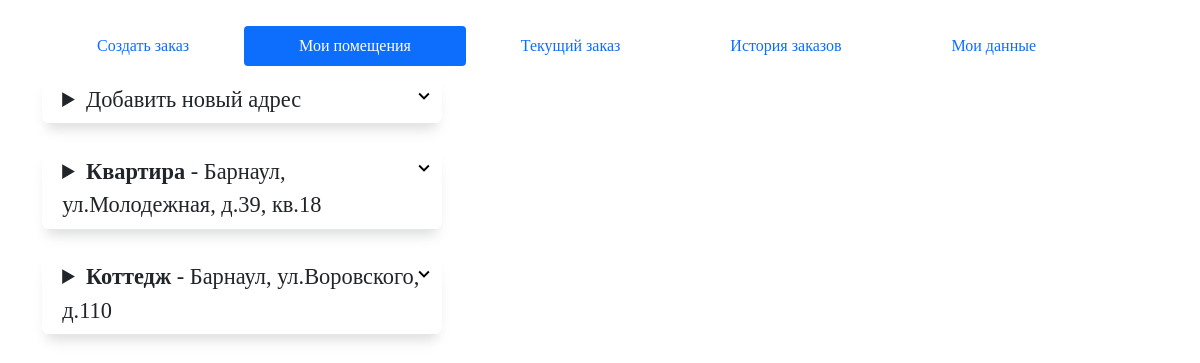
The page /edit/mail@mail.com/lk_my_premises/ (signed in) on the database its author committed.
### mainapp/models.py (models this page shows)
class Premises(models.Model):
    premises_owner = models.ForeignKey(
        CleanspotUser,
        on_delete=models.CASCADE,
        blank=False,
        null=False,
        verbose_name='Владелец помещения',
    )
    premises_city = models.ForeignKey(
        Cities,
        on_delete=models.CASCADE,
        verbose_name='Город',
    )
    premises_type = models.ForeignKey(
        PremisesType,
        on_delete=models.CASCADE,
        verbose_name='Тип помещения',
    )
    premises_street = models.CharField(
        max_length=128,
        blank=False,
        null=False,
        verbose_name='Улица',
    )
    premises_house_num = models.CharField(
        max_length=10,
        blank=False,
        null=False,
        verbose_name='Номер дома',
    )
    premises_apartment = models.CharField(
        max_length=10,
        blank=True,
        verbose_name='Квартира',
    )
    premises_intercom = models.CharField(
        max_length=5,
        blank=True,
        verbose_name='Домофон',
    )
    premises_entrance = models.CharField(
        max_length=2,
        blank=True,
        verbose_name='Подъезд',
    )
    premises_floor = models.CharField(
        max_length=3,
        blank=True,
        verbose_name='Этаж',
    )
    created_at = models.DateTimeField(
        auto_now_add=True,
        verbose_name='Дата и время создания',
    )
    updated_at = models.DateTimeField(
        auto_now=True,
        verbose_name='Дата и время изменения',
    )
    class Meta:
        verbose_name = 'Помещение'
        verbose_name_plural = 'Помещения'
    def get_address(self):
        if self.premises_apartment:
            apartment = f', кв.{self.premises_apartment}'
        else:
            apartment = ''
        if self.premises_entrance:
            entrance = f', под. {self.premises_entrance}'
        else:
            entrance = ''
        address = f'{self.premises_city}, ул.{self.premises_street}, д.{self.premises_house_num}' \
                  f'{apartment}{entrance}'
        return address
    def __str__(self):
        return self.get_address()

class PremisesType(models.Model):
    name = models.CharField(
        max_length=128,
        blank=False,
        null=False,
        verbose_name='Тип помещения',
    )
    created_at = models.DateTimeField(
        auto_now_add=True,
        verbose_name='Дата и время создания',
    )
    updated_at = models.DateTimeField(
        auto_now=True,
        verbose_name='Дата и время изменения',
    )
    class Meta:
        verbose_name = 'Тип помещения'
        verbose_name_plural = 'Типы помещений'
    def __str__(self):
        return self.name

### authapp/models.py (models this page shows)
class Cities(models.Model):
    name = models.CharField(
        max_length=128,
        blank=False,
        null=False,
        verbose_name='Город',
    )
    created_at = models.DateTimeField(
        auto_now_add=True,
        verbose_name='Дата и время создания',
    )
    updated_at = models.DateTimeField(
        auto_now=True,
        verbose_name='Дата и время изменения',
    )
    class Meta:
        verbose_name = 'Город'
        verbose_name_plural = 'Города'
    def __str__(self):
        return self.name

### profileapp/views.py (the view, shortened to what this page needs)
# urls.py: path('lk_my_premises/', profileapp.LkMyPremisesView.as_view(), name='lk_my_premises'),
@method_decorator(login_required, name='dispatch')
class LkMyPremisesView(TemplateView):
    template_name = 'profileapp/lk_my_premises.html'
    def get_context_data(self, **kwargs):
        context = super().get_context_data(**kwargs)
        email = kwargs['email']
        context['user'] = email
        context['lk_user_menu'] = lk_user_menu
        all_user_premises = Premises.objects.filter(premises_owner__email=email)
        context['all_user_premises'] = all_user_premises
        return context
    def get(self, request, *args, **kwargs):
        context = self.get_context_data(**kwargs)
        context['add_form_premise'] = CleanspotUserAddOrEditPremise(
            initial={'premises_owner': get_user(context['user'])},
            instance=request.user,
            prefix='add_premise')
        edit_form_list = []
        for user_premises in context['all_user_premises']:
            edit_form = CleanspotUserAddOrEditPremise(
                initial={'premises_owner': get_user(context['user'])},
                prefix='edit_premise',
                instance=user_premises)
            edit_form_list.append(edit_form)
        context['edit_form_list'] = edit_form_list
        return self.render_to_response(context)

### profileapp/services.py (called while the page is built)
def get_user(email):
    user = CleanspotUser.objects.get(email=email)
    return user

### profileapp/templates/profileapp/lk_my_premises.html (shortened to what this page needs)
{% extends 'profileapp/base_lk_user_menu.html' %}
{% block content %}
    <details>
        <summary>Добавить новый адрес</summary>
    </details>
    {% for edit_form in edit_form_list %}
        <details>
            <summary><b>{{ edit_form.instance.premises_type }}</b> - {{ edit_form.instance }}</summary>
        </details>
    {% endfor %}
{% endblock %}

### static/styles.css (style rules this page uses)
details { display:block; background: #fff; width:400px; box-shadow: 0 10px 15px -5px rgba(0, 0, 0, 0.1), 0 10px 10px -5px rgba(0, 0, 0, 0.04); border-radius: 8px; overflow:hidden; margin-bottom: 1.5rem; }
summary::marker { display:none; }
summary { display:block; padding: .3em 1em .3em .9em; border-bottom: 1px solid #e2e8f0; font-size:1.4em; cursor: pointer; position: relative; }
summary:before { top: .4em; right: .3em; color: transparent; width: 1em; height: 1em; content: ""; position: absolute; transition: transform .5s; }

### rows shown on the page
Premises: instance.premises_type "Квартира", instance "Барнаул, ул.Молодежная, д.39, кв.18"
Premises: instance.premises_type "Коттедж", instance "Барнаул, ул.Воровского, д.110"

### other values the page prints
{{ value.0 }} "Создать заказ" "Мои помещения" "Текущий заказ" "История заказов" "Мои данные"
